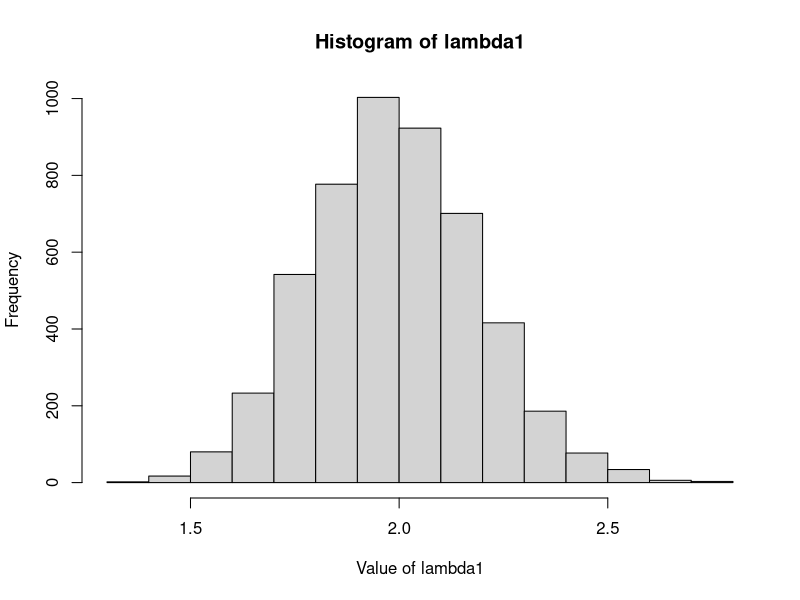
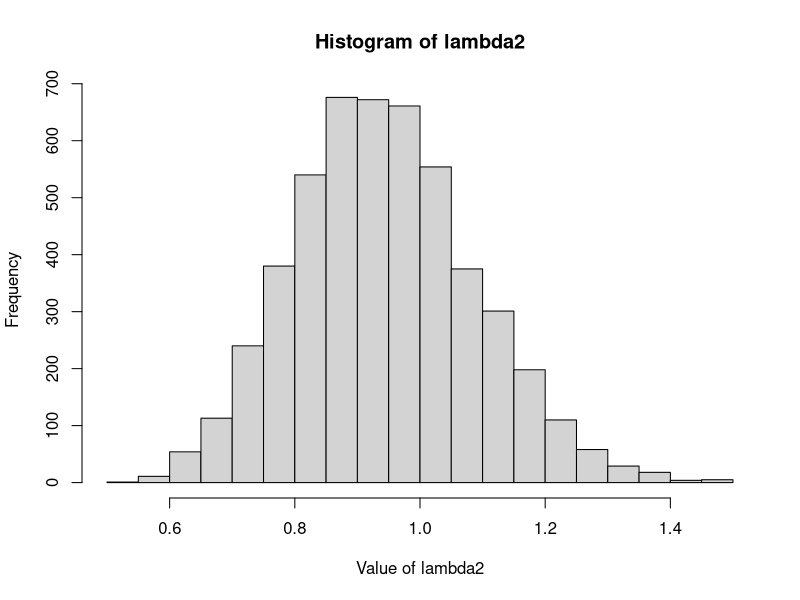
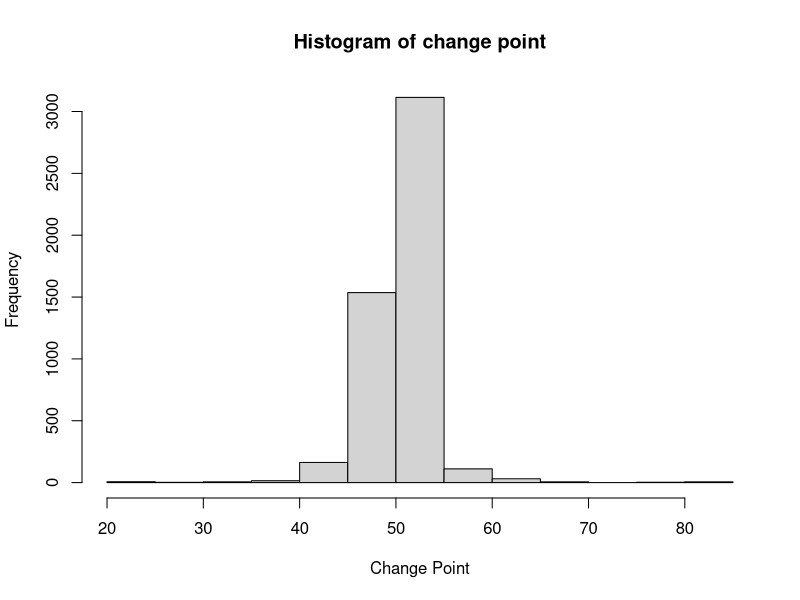

Write the R code that produced these figures, in order.
#ISyE6416 Homework6 Question 5

#Gibbs sampling for change point detection
gibbsloop = function(nsim,y,a,b,kposs,phi,k){
  #matrix to store simulated values for each cycle
  out = matrix(NA,nrow = nsim, ncol = 3)
  #number of observations
  n = length(y)
  
  for (i in 1:nsim){
    #generate value from full conditional of phi based on current parameter values
    lambda = rgamma(1, a + sum(y[1:k]), b + k)
    phi = rgamma(1, a + sum(y[min((k+1),n):n]), b + n - k)
    #generate value of k and determine probability for k
    pmf = kprobloop(kposs,y,lambda,phi)
    k = sample(x = kposs, size = 1, prob = pmf)
    
    out[i,] = c(lambda, phi, k)
  }
  out
}

#calculate the logsumexp function
logsumexp = function(x){
  log(sum(exp(x - max(x)))) + max(x)
}

#determine pmf for full condition of k
kprobloop = function(kposs, y, lambda, phi){
  #create vector to store argument of exponential function of unnormalied pmf
  x = numeric(length(kposs))
  for (i in kposs){
    x[i] = i*(phi - lambda) + sum(y[1:i]) * log(lambda/phi)
  }
  #return full conditional pmf of k
  return(exp(x - logsumexp(x)))
}

#set initial values
nsim = 5200
set.seed(1)
n = 100
lambda = 2;
phi = 1;

#generate time series data
counts = ts(c(rpois(n/2,lambda = lambda),rpois(n/2,lambda = phi)))
chain = gibbsloop(nsim = nsim, y = counts, a = 2, b = 2, kposs =1:100, phi = 1,k = 50)

#convert result into dataframe, discard the first 200 iteration results
chain_new = as.data.frame(chain)
chain_new = chain_new[201:5200,]
names(chain_new) = c("lambda1","lambda2","changepoint")

#plot the histogram of posterior distribution 
hist(chain_new$lambda1, xlab = "Value of lambda1",main = "Histogram of lambda1")
hist(chain_new$lambda2, xlab = "Value of lambda2",main = "Histogram of lambda2")
hist(chain_new$changepoint, xlab = "Change Point",main = "Histogram of change point")
